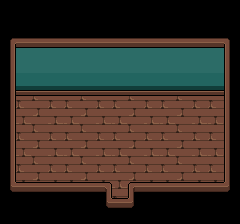

Rendered tile map (Tiled .tmx) drawn with the repository's tilesets; below, a short description and the full map source, tile grids included:
An orthogonal 15x14 tile map with 16x16 px tiles, 3 tile layers (Base Layer, Ground Layer, Upper Layer) and 11 objects (5x WorldObject, 2x Window, Entrance, Wall, PlayerSpawn, ...).

<map version="1.10" tiledversion="1.10.2" orientation="orthogonal" renderorder="right-down" width="15" height="14" tilewidth="16" tileheight="16" infinite="0" nextlayerid="10" nextobjectid="62">
 <properties>
  <property name="Building" type="bool" value="true" />
  <property name="MapType" value="Town" />
 </properties>
 <tileset firstgid="1" source="../Tilesets/tsWalls_Floors.tsx" />
 <layer id="6" name="Base Layer" width="15" height="14">
  <data encoding="csv">
46,46,46,46,46,46,46,46,46,46,46,46,46,46,46,
46,46,46,46,46,46,46,46,46,46,46,46,46,46,46,
46,46,46,46,46,46,46,46,46,46,46,46,46,46,46,
46,178,178,178,178,178,178,178,178,178,178,178,178,178,46,
46,200,200,200,200,200,200,200,200,200,200,200,200,200,46,
46,222,222,222,222,222,222,222,222,222,222,222,222,222,46,
46,397,398,399,397,398,399,397,398,399,397,398,399,397,46,
46,419,420,421,419,420,421,419,420,421,419,420,421,419,46,
46,397,398,399,397,398,399,397,398,399,397,398,399,397,46,
46,419,420,421,419,420,421,419,420,421,419,420,421,419,46,
46,397,398,399,397,398,399,397,398,399,397,398,399,397,46,
46,419,420,421,419,420,421,419,420,421,419,420,421,419,46,
46,46,46,46,46,46,46,397,46,46,46,46,46,46,46,
46,46,46,46,46,46,46,46,46,46,46,46,46,46,46
</data>
 </layer>
 <layer id="7" name="Ground Layer" width="15" height="14">
  <data encoding="csv">
0,0,0,0,0,0,0,0,0,0,0,0,0,0,0,
0,0,0,0,0,0,0,0,0,0,0,0,0,0,0,
89,24,24,24,24,24,24,24,24,24,24,24,24,24,90,
91,0,0,0,0,0,0,0,0,0,0,0,0,0,113,
91,0,0,0,0,0,0,0,0,0,0,0,0,0,113,
91,68,68,68,68,68,68,68,68,68,68,68,68,68,113,
91,0,0,0,0,0,0,0,0,0,0,0,0,0,113,
91,0,0,0,0,0,0,0,0,0,0,0,0,0,113,
91,0,0,0,0,0,0,0,0,0,0,0,0,0,113,
91,0,0,0,0,0,0,0,0,0,0,0,0,0,113,
91,0,0,0,0,0,0,0,0,0,0,0,0,0,113,
111,0,0,0,0,0,0,0,0,0,0,0,0,0,112,
0,0,0,0,0,0,111,0,112,0,0,0,0,0,0,
0,0,0,0,0,0,0,0,0,0,0,0,0,0,0
</data>
 </layer>
 <layer id="8" name="Upper Layer" width="15" height="14">
  <data encoding="csv">
0,0,0,0,0,0,0,0,0,0,0,0,0,0,0,
0,0,0,0,0,0,0,0,0,0,0,0,0,0,0,
0,0,0,0,0,0,0,0,0,0,0,0,0,0,0,
0,0,0,0,0,0,0,0,0,0,0,0,0,0,0,
0,0,0,0,0,0,0,0,0,0,0,0,0,0,0,
0,0,0,0,0,0,0,0,0,0,0,0,0,0,0,
0,0,0,0,0,0,0,0,0,0,0,0,0,0,0,
0,0,0,0,0,0,0,0,0,0,0,0,0,0,0,
0,0,0,0,0,0,0,0,0,0,0,0,0,0,0,
0,0,0,0,0,0,0,0,0,0,0,0,0,0,0,
0,0,0,0,0,0,0,0,0,0,0,0,0,0,0,
0,2,2,2,2,2,3,0,1,2,2,2,2,2,0,
0,0,0,0,0,0,0,2,0,0,0,0,0,0,0,
0,0,0,0,0,0,0,0,0,0,0,0,0,0,0
</data>
 </layer>
 <objectgroup id="4" name="Travel Layer">
  <object id="1" name="Entrance" x="112" y="204" width="16" height="4">
   <properties>
    <property name="EntranceDir" value="Up" />
    <property name="Map" value="mapTown" />
   </properties>
  </object>
 </objectgroup>
 <objectgroup id="9" name="MapObject">
  <object id="40" name="Wall" x="16" y="48" width="208" height="48" />
  <object id="41" name="Window" x="160" y="48" width="16" height="32">
   <properties>
    <property name="ObjectID" type="int" value="166" />
   </properties>
  </object>
  <object id="49" name="WorldObject" x="192" y="80" width="32" height="64">
   <properties>
    <property name="ObjectID" type="int" value="158" />
   </properties>
  </object>
  <object id="47" name="WorldObject" x="64" y="48" width="16" height="32">
   <properties>
    <property name="ObjectID" type="int" value="166" />
   </properties>
  </object>
  <object id="48" name="Window" x="64" y="48" width="16" height="32">
   <properties>
    <property name="ObjectID" type="int" value="166" />
   </properties>
  </object>
  <object id="50" name="WorldObject" x="176" y="96" width="16" height="16">
   <properties>
    <property name="ObjectID" type="int" value="42" />
   </properties>
  </object>
  <object id="51" name="WorldObject" x="48" y="96" width="32" height="16">
   <properties>
    <property name="ObjectID" type="int" value="168" />
   </properties>
  </object>
  <object id="61" name="WorldObject" x="16" y="128" width="32" height="32">
   <properties>
    <property name="ObjectID" type="int" value="167" />
   </properties>
  </object>
 </objectgroup>
 <objectgroup id="5" name="Character Layer">
  <object id="37" name="PlayerSpawn" x="176" y="112" width="16" height="16" />
  <object id="42" name="Cutscene_Entrance" x="112" y="176" width="16" height="16">
   <properties>
    <property name="ObjectID" type="int" value="92" />
   </properties>
  </object>
 </objectgroup>
</map>
